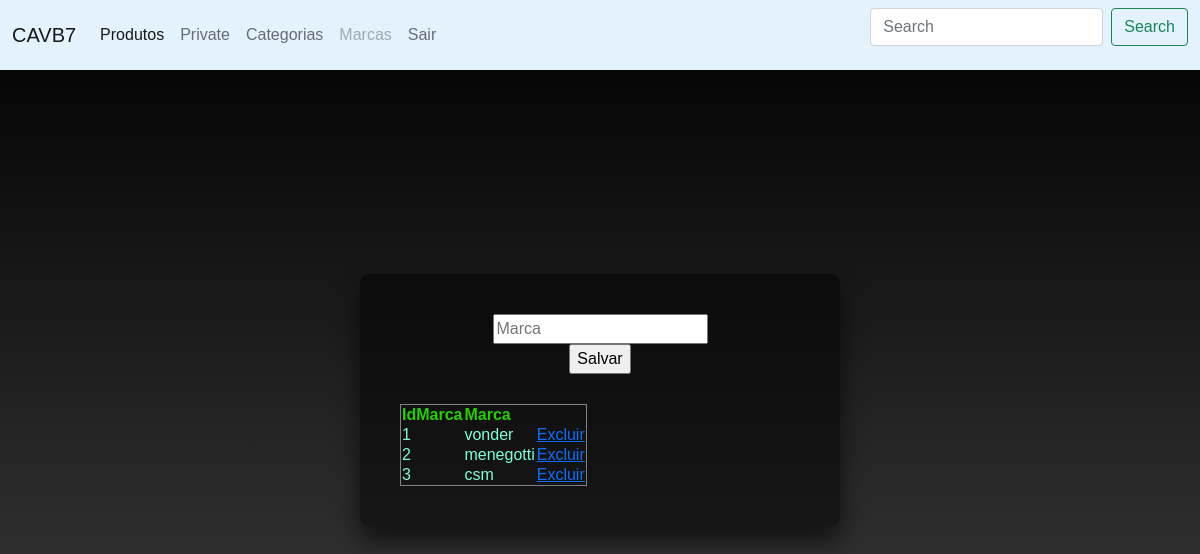
The app's page /cavb7.in/marca/marca.php (signed in) with its own data.
### tables this page shows
CREATE TABLE `marca` (
  `idMarca` int(11) NOT NULL,
  `marca_prod` varchar(40) NOT NULL
);

### cavb7.in/marca/marca.php (the view, shortened to what this page needs)
<?php
include('../bd/conection.php');
include('../usuario/menu.php');
?>
<link rel="stylesheet" href="../css/categoria.css">
<div class="box">
	<section class="alig">
		<form method="post" action="cad_marca.php">
			<div>
				<input type="text" placeholder="Marca" name="txMarca" value="<?php echo @$_GET['marca']; ?>" />
			</div>
			<div>
				<input type="submit" value="Salvar" />
			</div>
		</form>
	</section>
<section>
		<table border="1">
			<div>
				<th>IdMarca</th>
				<th>Marca</th>
			</div>
			<tbody>
				<?php
				$stmt = $pdo->prepare("select idMarca,marca_prod
					from marca where 1
					");
				$stmt->execute();
				while ($row = $stmt->fetch(PDO::FETCH_BOTH)) {
					echo "<tr>";
					echo "<td> $row[0] </td>";
					echo "<td> $row[1] </td>";
					echo "<td>";
					echo "<a href='excluir_cat.php?id=$row[1]'> Excluir </a>";
					echo "</td>";
				}
				?>
			</tbody>
		</table>
	</section>
</div>

### cavb7.in/css/menu.css (style rules this page uses)
a { color: #ffffff; }

### cavb7.in/css/categoria.css (style rules this page uses)
th { color: #2bff00cc; }
tbody { color: #7fffd4; }
.box { position: absolute; top: 50%; left: 50%; width: 400px; padding: 40px; transform: translate(-50%, -50%); background: rgba(0, 0, 0, 0.5); box-sizing: content-box; box-shadow: 0 15px 25px rgba(0, 0, 0, 0.6); border-radius: 10px; }
.alig { margin: 0 0 30px; padding: 0; color: #fff; text-align: center; }

### records on screen
marca: idMarca "1", marca_prod "vonder"
marca: idMarca "2", marca_prod "menegotti"
marca: idMarca "3", marca_prod "csm"
